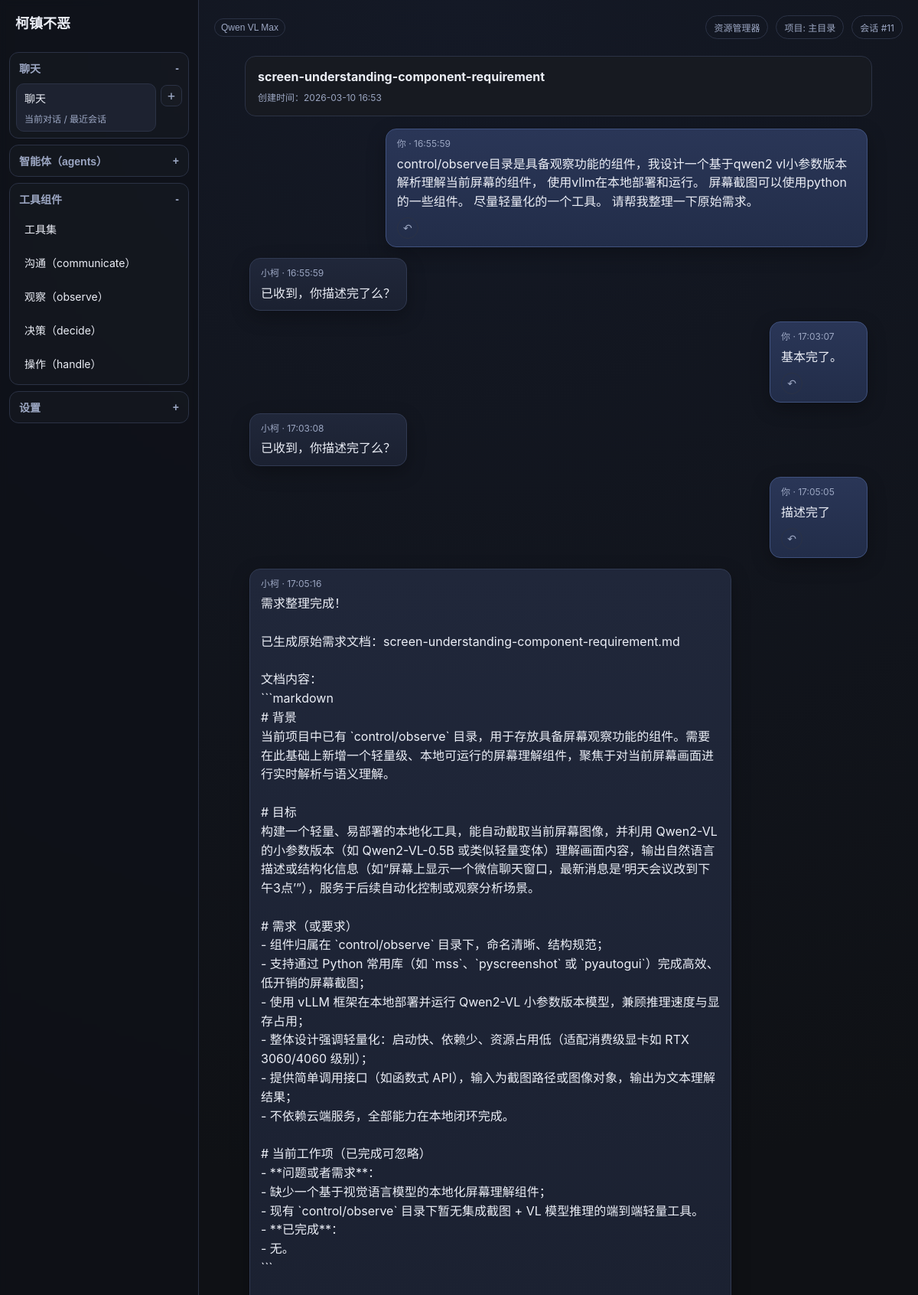
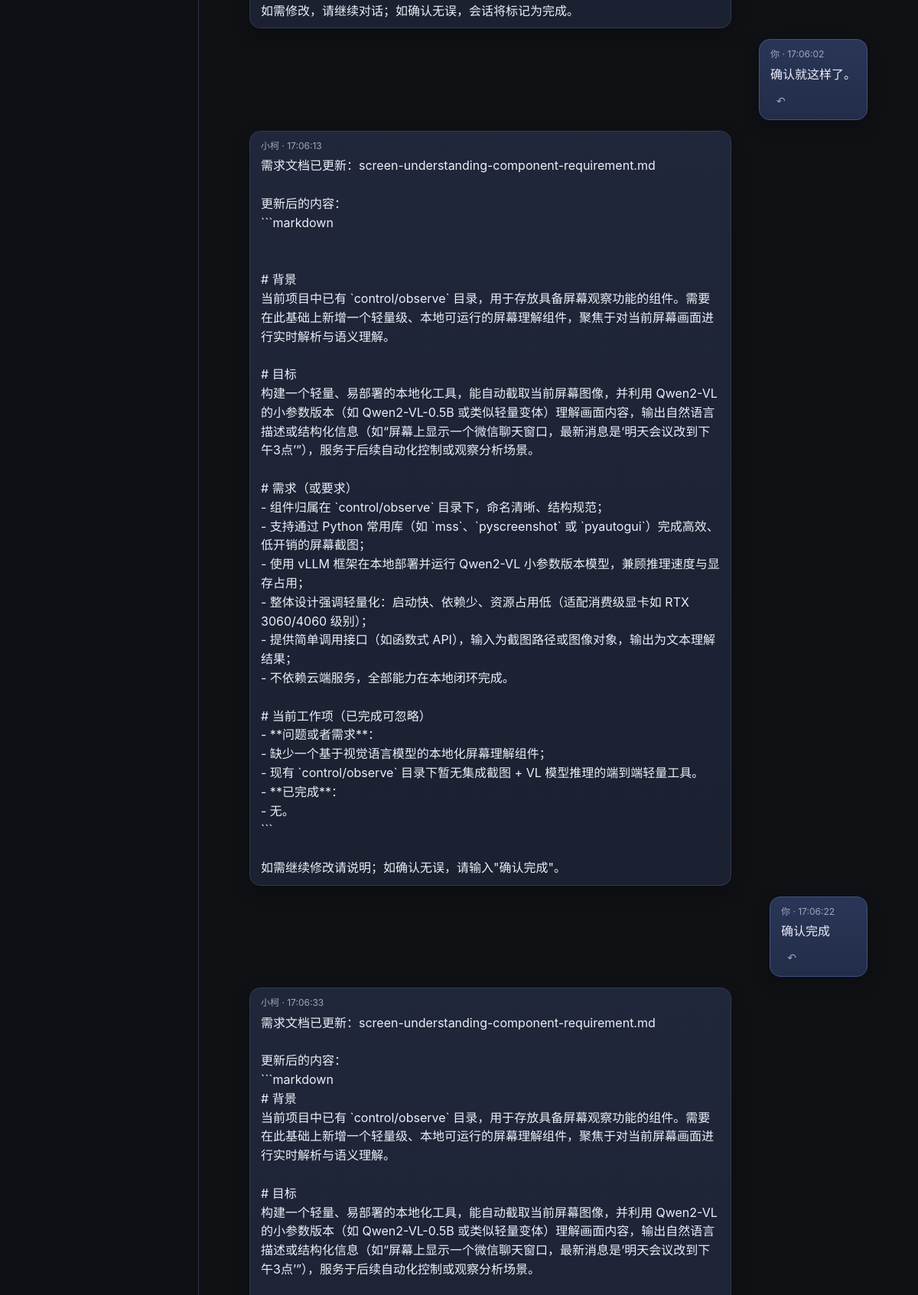
Screenshot of /sessions/11/ (signed in, upper part) with the database file from the repository (2 pictures, top to bottom).
### collector/models.py (models this page shows, shortened)
class LLMModel(models.Model):
    provider = models.ForeignKey(LLMProvider, on_delete=models.CASCADE, related_name="models", verbose_name="厂商")
    name = models.CharField(max_length=100, verbose_name="模型名称")
    model_id = models.CharField(max_length=100, unique=True, verbose_name="模型 ID")
    is_default = models.BooleanField(default=False, verbose_name="是否默认")
    class Meta:
        verbose_name = "大模型"
        verbose_name_plural = "大模型"
        ordering = ["provider", "-is_default", "name"]

class Project(models.Model):
    name = models.CharField(max_length=100, verbose_name="项目名称")
    path = models.CharField(max_length=500, verbose_name="项目路径", help_text="项目根目录路径，需求文档将保存到该目录下的 doc/01-or 文件夹")
    description = models.TextField(blank=True, verbose_name="项目描述")
    is_default = models.BooleanField(default=False, verbose_name="是否默认项目")
    llm_model = models.ForeignKey(
        LLMModel,
        on_delete=models.SET_NULL,
        null=True,
        blank=True,
        verbose_name="默认大模型",
        help_text="项目默认使用的大语言模型，不设置则使用系统默认模型"
    )
    created_by = models.ForeignKey(
        settings.AUTH_USER_MODEL,
        on_delete=models.CASCADE,
        related_name="projects",
        verbose_name="创建人",
    )
    created_at = models.DateTimeField(auto_now_add=True, verbose_name="创建时间")
    updated_at = models.DateTimeField(auto_now=True, verbose_name="更新时间")
    class Meta:
        ordering = ["-is_default", "-updated_at"]
        verbose_name = "项目"
        verbose_name_plural = "项目"

class RequirementSession(models.Model):
    PHASE_COLLECTING = "collecting"  # 第一阶段：收集需求
    PHASE_ORGANIZING = "organizing"  # 第二阶段：整理需求
    PHASE_COMPLETED = "completed"    # 已完成
    PHASE_CHOICES = [
        (PHASE_COLLECTING, "需求收集中"),
        (PHASE_ORGANIZING, "需求整理中"),
        (PHASE_COMPLETED, "已完成"),
    ]
    title = models.CharField(max_length=200, verbose_name="标题")
    content = models.TextField(verbose_name="原始需求内容")
    phase = models.CharField(
        max_length=20,
        choices=PHASE_CHOICES,
        default=PHASE_COLLECTING,
        verbose_name="会话阶段"
    )
    project = models.ForeignKey(
        Project,
        on_delete=models.CASCADE,
        related_name="sessions",
        verbose_name="所属项目",
        null=True,
        blank=True,
    )
    created_by = models.ForeignKey(
        settings.AUTH_USER_MODEL,
        on_delete=models.CASCADE,
        related_name="requirement_sessions",
        verbose_name="创建人",
    )
    created_at = models.DateTimeField(auto_now_add=True, verbose_name="创建时间")
    updated_at = models.DateTimeField(auto_now=True, verbose_name="更新时间")
    class Meta:
        ordering = ["-updated_at"]
        verbose_name = "需求会话"
        verbose_name_plural = "需求会话"

class RequirementMessage(models.Model):
    ROLE_USER = "user"
    ROLE_ASSISTANT = "assistant"
    ROLE_CHOICES = [
        (ROLE_USER, "用户"),
        (ROLE_ASSISTANT, "小柯"),
    ]
    session = models.ForeignKey(
        RequirementSession,
        on_delete=models.CASCADE,
        related_name="messages",
        verbose_name="所属会话",
    )
    role = models.CharField(max_length=20, choices=ROLE_CHOICES, verbose_name="角色")
    content = models.TextField(verbose_name="消息内容")
    attachment = models.FileField(upload_to="chat_attachments/", blank=True, null=True, verbose_name="上传附件")
    created_at = models.DateTimeField(auto_now_add=True, verbose_name="创建时间")
    class Meta:
        ordering = ["created_at"]
        verbose_name = "需求消息"
        verbose_name_plural = "需求消息"
    @property
    def attachment_mime_type(self):
        if not self.attachment:
            return ""
        mime_type, _ = mimetypes.guess_type(self.attachment.name)
        return (mime_type or "").lower()
    @property
    def is_audio_attachment(self):
        return self.attachment_mime_type.startswith("audio/")

### collector/views.py (the view)
# urls.py: path("sessions/<int:session_id>/", views.session_detail, name="session_detail"),
@login_required
def session_detail(request, session_id):
    active_session = get_object_or_404(
        RequirementSession.objects.filter(created_by=request.user), id=session_id
    )
    if active_session.project:
        request.session['current_project_id'] = active_session.project.id
    return render(
        request,
        "collector/session_list.html",
        _build_chat_context(request, active_session=active_session),
    )

### collector/views.py (called while the page is built)
def _get_current_project(request):
    project_id = request.session.get('current_project_id')
    if project_id:
        project = Project.objects.filter(id=project_id, created_by=request.user).first()
        if project:
            return project
    return Project.get_default_project(request.user)

def _get_rollback_draft(request, session_id):
    return request.session.get(f"rollback_draft_{session_id}")

def _get_ui_theme(request):
    theme = str(request.session.get("ui_theme", DEFAULT_UI_THEME)).strip().lower()
    if theme not in THEME_LABELS:
        return DEFAULT_UI_THEME
    return theme

### templates/collector/session_list.html (shortened to what this page needs)
{% extends "base.html" %}
{% block content %}
<div class="app-shell app-shell-chat">
    <aside class="sidebar sidebar-menu">
        {% include "collector/partials/sidebar_menu.html" %}
    </aside>
    <main class="main-panel">
        <div class="top-actions">
            <div class="top-actions-left">
                <div class="custom-dropdown" id="llmDropdown" data-project-id="{{ current_project.id }}" data-csrf-token="{{ csrf_token }}">
                    <button type="button" class="chip llm-chip-btn" id="llmDropdownToggle" style="padding: 4px 8px;">
                        {{ current_llm_name }}
                    </button>
                </div>
            </div>
            <div class="top-actions-right">
                <a class="chip" href="{% url 'requirement_file_list' %}">资源管理器</a>
                {% if current_project %}
                <span class="chip" title="{{ current_project.path }}">项目: {{ current_project.name }}</span>
                {% endif %}
                {% if active_session %}
                <span class="chip">会话 #{{ active_session.id }}</span>
                {% endif %}
            </div>
        </div>
        <div class="chat-main-layout">
            <section class="conversation" id="conversationBox" data-has-active-session="{% if active_session %}1{% else %}0{% endif %}">
                <div class="chat-track">
                    {% if active_session %}
                    <div class="panel" style="margin-bottom: 2px;">
                        <strong>{{ active_session.title }}</strong>
                        <div class="meta">创建时间：{{ active_session.created_at|date:"Y-m-d H:i" }}</div>
                    </div>
                    {% for message in messages %}
                    <div class="message-row {% if message.role == 'user' %}user{% else %}assistant{% endif %}">
                        <div class="bubble {% if message.role == 'user' %}bubble-user{% else %}bubble-assistant{% endif %}">
                            <div class="meta" style="margin-top: 0;">
                                {% if message.role == "user" %}你{% else %}小柯{% endif %} · {{ message.created_at|date:"H:i:s" }}
                            </div>
                            <div class="message-text">
                                {% if message.content %}
                                    {% if message.is_audio_attachment %}
                                    <div class="voice-transcript-wrap">
                                        <button type="button" class="chip llm-chip-btn transcript-toggle-btn" data-target-id="transcript-{{ message.id }}">展开文字</button>
                                        <div class="voice-transcript-text is-collapsed" id="transcript-{{ message.id }}">{{ message.content|linebreaksbr }}</div>
                                    </div>
                                    {% else %}{{ message.content|linebreaksbr }}{% endif %}
                                {% endif %}
                            </div>
                            {% if message.role == "user" and active_session %}
                            <form method="post" action="{% url 'session_rollback' active_session.id message.id %}" style="margin-top: 8px;">
                                <button
                                    type="submit"
                                    class="chip llm-chip-btn icon-btn"
                                    title="回退到这里"
                                    aria-label="回退到这里"
                                >&#8630;</button>
                            </form>
                            {% endif %}
                        </div>
                    </div>
                    {% endfor %}
                    {% endif %}
                </div>
            </section>
        </div>
    </main>
</div>
{% endblock %}

### templates/base.html (shortened to what this page needs)
<!DOCTYPE html>
<html lang="zh-CN">
<head>
</head>
<body data-theme="{{ request.session.ui_theme|default:'dark' }}">
{% block content %}{% endblock %}
</body>
</html>

### templates/collector/partials/sidebar_menu.html (shortened to what this page needs)
<div class="brand">柯镇不恶</div>
<div class="menu-tree">
    <section class="menu-section is-open" data-menu-section>
        <button type="button" class="menu-section-toggle" data-menu-toggle>
            <span>聊天</span>
            <span class="menu-toggle-mark">-</span>
        </button>
        <div class="menu-section-body">
            <div class="menu-item-row">
                <a class="menu-item-link menu-item-main {% if current_nav == 'chat' %}active{% endif %}" href="{% if primary_chat_session %}{% url 'session_detail' primary_chat_session.id %}{% else %}{% url 'session_list' %}{% endif %}">
                    聊天
                    <div class="meta">当前对话 / 最近会话</div>
                </a>
                <a class="menu-item-add-btn" href="{% url 'session_list' %}" title="新建对话" aria-label="新建对话">+</a>
            </div>
        </div>
    </section>
    <section class="menu-section {% if current_nav == 'agent_items' or current_nav == 'system_skills' or current_nav == 'system_rules' %}is-open{% endif %}" data-menu-section>
        <button type="button" class="menu-section-toggle" data-menu-toggle>
            <span>智能体（agents）</span>
            <span class="menu-toggle-mark">{% if current_nav == 'agent_items' or current_nav == 'system_skills' or current_nav == 'system_rules' %}-{% else %}+{% endif %}</span>
        </button>
    </section>
    <section class="menu-section is-open" data-menu-section>
        <button type="button" class="menu-section-toggle" data-menu-toggle>
            <span>工具组件</span>
            <span class="menu-toggle-mark">-</span>
        </button>
        <div class="menu-section-body">
            <a class="menu-item-link {% if current_nav == 'toolset_list' %}active{% endif %}" href="{% url 'toolset_list' %}">工具集</a>
            {% for module_key, module_label in control_modules.items %}
            <a class="menu-item-link {% if control_active_module == module_key %}active{% endif %}" href="{% url 'control_function_list' module_key %}">{{ module_label }}（{{ module_key }}）</a>
            {% endfor %}
        </div>
    </section>
    <section class="menu-section {% if current_nav == 'settings_projects' or current_nav == 'settings_requirements' or current_nav == 'settings_profile' or current_nav == 'settings_admin' %}is-open{% endif %}" data-menu-section>
        <button type="button" class="menu-section-toggle" data-menu-toggle>
            <span>设置</span>
            <span class="menu-toggle-mark">{% if current_nav == 'settings_projects' or current_nav == 'settings_requirements' or current_nav == 'settings_profile' or current_nav == 'settings_admin' %}-{% else %}+{% endif %}</span>
        </button>
    </section>
</div>

### templates/base.html (style rules this page uses)
:root { --bg: #0f1115; --bg-top: #141926; --panel: #171a21; --panel-2: #1d2230; --text: #eceff7; --muted: #9ca7c3; --line: #2b3245; --primary: #5b8cff; --primary-hover: #4f7ff3; --link: #9ec1ff; --sidebar-bg: rgba(14, 17, 24, 0.72); --delete-hover-bg: rgba(255, 255, 255, 0.1); --bubble-assistant-bg: linear-gradient(180deg, #20273a, #1b2131); --bubble-assistant-border: #313a52; --bubble-user-bg: linear-gradient(180deg, #2a3657, #222d49); --bubble-user-border: #40527f; --voice-transcript-bg: rgba(255, 255, 255, 0.03); --input-shell-border: #d9dbe2; --input-shell-bg: #f7f8fa; --input-shell-text: #1f2533; --input-shell-hover-bg: rgba(0, 0, 0, 0.06); --input-shell-active-bg: rgba(0, 0, 0, 0.1); --form-control-bg: #121826; --form-control-border: #313a52; --menu-section-bg: rgba(255, 255, 255, 0.02); --menu-section-hover-bg: rgba(255, 255, 255, 0.04); --menu-item-add-bg: rgba(255, 255, 255, 0.02); --user-chip-bg: rgba(255, 255, 255, 0.02); }
* { box-sizing: border-box; }
body { margin: 0; background: radial-gradient(circle at top, var(--bg-top) 0, var(--bg) 35%); color: var(--text); font-family: -apple-system, BlinkMacSystemFont, "Segoe UI", sans-serif; min-height: 100vh; overflow: hidden; }
a { color: var(--link); text-decoration: none; }
.app-shell { display: grid; grid-template-columns: 280px 1fr; height: 100vh; }
.sidebar { border-right: 1px solid var(--line); background: var(--sidebar-bg); padding: 16px 12px; backdrop-filter: blur(4px); height: 100vh; overflow-x: visible; overflow-y: hidden; display: flex; flex-direction: column; position: relative; z-index: 20; }
.brand { font-weight: 700; font-size: 18px; margin-bottom: 16px; padding: 0 8px; }
.main-panel { padding: 20px; display: flex; flex-direction: column; height: 100vh; overflow: hidden; position: relative; z-index: 1; }
.top-actions { display: flex; gap: 10px; align-items: center; justify-content: space-between; margin-bottom: 14px; }
.top-actions-left, .top-actions-right { display: flex; gap: 10px; align-items: center; }
.chip { border: 1px solid var(--line); border-radius: 999px; padding: 6px 10px; color: var(--muted); font-size: 12px; }
.panel { background: var(--panel); border: 1px solid var(--line); border-radius: 14px; padding: 16px; }
.conversation { flex: 1; overflow-y: auto; padding: 8px 10px 18px; }
.chat-track { width: 100%; max-width: 820px; margin: 0 auto; display: flex; flex-direction: column; gap: 14px; }
.message-row { display: flex; width: 100%; padding: 0 6px; }
.message-row.user { justify-content: flex-end; }
.message-row.assistant { justify-content: flex-start; }
.bubble { max-width: 78%; min-width: 128px; background: var(--bubble-assistant-bg); border: 1px solid var(--bubble-assistant-border); border-radius: 14px; padding: 10px 14px; margin-bottom: 0; line-height: 1.55; height: auto; box-shadow: 0 8px 24px rgba(0, 0, 0, 0.28); }
.bubble-user { background: var(--bubble-user-bg); border-color: var(--bubble-user-border); }
.message-text { margin-top: 4px; white-space: normal; word-break: break-word; line-height: 1.55; }
.meta { color: var(--muted); font-size: 12px; margin-top: 8px; }
select, input, textarea, button { background-color: var(--panel-2); color: var(--text); border: 1px solid var(--line); border-radius: 8px; padding: 10px; font-size: 14px; }
button { cursor: pointer; background-color: var(--primary); color: white; }
.custom-dropdown { position: relative; z-index: 1200; }
.llm-chip-btn { background: transparent; color: var(--muted); border: 1px solid var(--line); border-radius: 999px; cursor: pointer; }
.icon-btn { width: 28px; height: 28px; padding: 0; border-radius: 999px; display: inline-flex; align-items: center; justify-content: center; font-size: 14px; line-height: 1; }
button { border: none; border-radius: 10px; background: var(--primary); color: #fff; padding: 10px 14px; cursor: pointer; }

### rows the page displays
LLMModel: name "Qwen VL Max"
Project: name "主目录"
RequirementSession: id "11", title "screen-understanding-component-requirement", created_at "2026-03-10 16:53"
RequirementMessage: role "你", created_at "16:55:59", content "control/observe目录是具备观察功能的组件，我设计一个基于qwen2 vl小参数版本解析理解当前屏幕的组件， 使用vllm在本地部署和运行。 屏幕截图可以使用python的一些组件。 尽量轻量化的一个工具。 请帮我整理一下原始需求。"
RequirementMessage: role "小柯", created_at "16:55:59", content "已收到，你描述完了么？"
RequirementMessage: role "你", created_at "17:03:07", content "基本完了。"
RequirementMessage: role "小柯", created_at "17:03:08", content "已收到，你描述完了么？"
RequirementMessage: role "你", created_at "17:05:05", content "描述完了"
RequirementMessage: role "小柯", created_at "17:05:16", content "需求整理完成！ 已生成原始需求文档：screen-understanding-component-requirement.md 文档内容： ```markdown # 背景 当前项目中已有 `control/observe` 目录，用于存放具备屏幕观察功能的组件。需要在此基础上新增一个轻量级、本地可运行的屏幕理解组件，聚焦于对当前屏幕画面进行实时解析与语义理解。 # 目标 构建一个轻量、易部署的本地化工具，能自动截取当前屏幕图像，并利用 Qwen2-VL 的小参数版本（如 Qwen2-VL-0.5B 或类似轻量变体）理解画面内容，输出自然语言描述或结构化信息（如“屏幕上显示一个微信聊天窗口，最新消息是‘明天会议改到下午3点’”），服务于后续自动化控制或观察分析场景。 # 需求（或要求） - 组件归属在 `control/observe` 目录下，命名清晰、结构规范； - 支持通过 Python 常用库（如 `mss`、`pyscreenshot` 或 `pyautogui`）完成高效、低开销的屏幕截图； - 使用 vLLM 框架在本地部署并运行 Qwen2-VL 小参数版本模型，兼顾推理速度与显存占用； - 整体设计强调轻量化：启动快、依赖少、资源占用低（适配消费级显卡如 RTX 3060/4060 级别）； - 提供简单调用接口（如函数式 API），输入为截图路径或图像对象，输出为文本理解结果； - 不依赖云端服务，全部能力在本地闭环完成。 # 当前工作项（已完成可忽略） - **问题或者需求**： - 缺少一个基于视觉语言模型的本地化屏幕理解组件； - 现有…"
RequirementMessage: role "你", created_at "17:06:02", content "确认就这样了。"
RequirementMessage: role "小柯", created_at "17:06:13", content "需求文档已更新：screen-understanding-component-requirement.md 更新后的内容： ```markdown # 背景 当前项目中已有 `control/observe` 目录，用于存放具备屏幕观察功能的组件。需要在此基础上新增一个轻量级、本地可运行的屏幕理解组件，聚焦于对当前屏幕画面进行实时解析与语义理解。 # 目标 构建一个轻量、易部署的本地化工具，能自动截取当前屏幕图像，并利用 Qwen2-VL 的小参数版本（如 Qwen2-VL-0.5B 或类似轻量变体）理解画面内容，输出自然语言描述或结构化信息（如“屏幕上显示一个微信聊天窗口，最新消息是‘明天会议改到下午3点’”），服务于后续自动化控制或观察分析场景。 # 需求（或要求） - 组件归属在 `control/observe` 目录下，命名清晰、结构规范； - 支持通过 Python 常用库（如 `mss`、`pyscreenshot` 或 `pyautogui`）完成高效、低开销的屏幕截图； - 使用 vLLM 框架在本地部署并运行 Qwen2-VL 小参数版本模型，兼顾推理速度与显存占用； - 整体设计强调轻量化：启动快、依赖少、资源占用低（适配消费级显卡如 RTX 3060/4060 级别）； - 提供简单调用接口（如函数式 API），输入为截图路径或图像对象，输出为文本理解结果； - 不依赖云端服务，全部能力在本地闭环完成。 # 当前工作项（已完成可忽略） - **问题或者需求**： - 缺少一个基于视觉语言模型的本地化屏幕理解组件； - 现有…"
RequirementMessage: role "你", created_at "17:06:22", content "确认完成"
RequirementMessage: role "小柯", created_at "17:06:33", content "需求文档已更新：screen-understanding-component-requirement.md 更新后的内容： ```markdown # 背景 当前项目中已有 `control/observe` 目录，用于存放具备屏幕观察功能的组件。需要在此基础上新增一个轻量级、本地可运行的屏幕理解组件，聚焦于对当前屏幕画面进行实时解析与语义理解。 # 目标 构建一个轻量、易部署的本地化工具，能自动截取当前屏幕图像，并利用 Qwen2-VL 的小参数版本（如 Qwen2-VL-0.5B 或类似轻量变体）理解画面内容，输出自然语言描述或结构化信息（如“屏幕上显示一个微信聊天窗口，最新消息是‘明天会议改到下午3点’”），服务于后续自动化控制或观察分析场景。"

### other values shown
{{ module_label }} "沟通" "观察" "决策" "操作"
{{ module_key }} "communicate" "observe" "decide" "handle"
